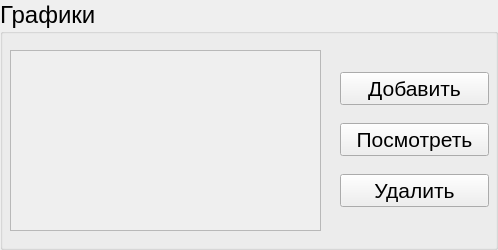
        <widget class="QGroupBox" name="groupBoxSchedules">
         <property name="sizePolicy">
          <sizepolicy hsizetype="Preferred" vsizetype="Fixed">
           <horstretch>0</horstretch>
           <verstretch>0</verstretch>
          </sizepolicy>
         </property>
         <property name="minimumSize">
          <size>
           <width>400</width>
           <height>250</height>
          </size>
         </property>
         <property name="sizeIncrement">
          <size>
           <width>0</width>
           <height>400</height>
          </size>
         </property>
         <property name="font">
          <font>
           <pointsize>18</pointsize>
          </font>
         </property>
         <property name="title">
          <string>Графики</string>
         </property>
         <widget class="CustomListWidget" name="Schedules">
          <property name="geometry">
           <rect>
            <x>10</x>
            <y>50</y>
            <width>311</width>
            <height>181</height>
           </rect>
          </property>
          <property name="sizePolicy">
           <sizepolicy hsizetype="Preferred" vsizetype="MinimumExpanding">
            <horstretch>0</horstretch>
            <verstretch>0</verstretch>
           </sizepolicy>
          </property>
          <property name="styleSheet">
           <string notr="true"/>
          </property>
          <property name="frameShape">
           <enum>QFrame::StyledPanel</enum>
          </property>
          <property name="frameShadow">
           <enum>QFrame::Sunken</enum>
          </property>
          <property name="verticalScrollBarPolicy">
           <enum>Qt::ScrollBarAsNeeded</enum>
          </property>
          <property name="horizontalScrollBarPolicy">
           <enum>Qt::ScrollBarAsNeeded</enum>
          </property>
          <property name="widgetResizable">
           <bool>true</bool>
          </property>
          <property name="alignment">
           <set>Qt::AlignJustify|Qt::AlignTop</set>
          </property>
         </widget>
         <widget class="QWidget" name="layoutWidget_10">
          <property name="geometry">
           <rect>
            <x>340</x>
            <y>60</y>
            <width>149</width>
            <height>161</height>
           </rect>
          </property>
          <layout class="QVBoxLayout" name="verticalLayout_14">
           <item>
            <widget class="QPushButton" name="addSchedule">
             <property name="font">
              <font>
               <pointsize>16</pointsize>
              </font>
             </property>
             <property name="focusPolicy">
              <enum>Qt::NoFocus</enum>
             </property>
             <property name="text">
              <string>Добавить</string>
             </property>
            </widget>
           </item>
           <item>
            <widget class="QPushButton" name="viewSchedule">
             <property name="font">
              <font>
               <pointsize>16</pointsize>
              </font>
             </property>
             <property name="focusPolicy">
              <enum>Qt::NoFocus</enum>
             </property>
             <property name="text">
              <string>Посмотреть</string>
             </property>
            </widget>
           </item>
           <item>
            <widget class="QPushButton" name="removeSchedule">
             <property name="font">
              <font>
               <pointsize>16</pointsize>
              </font>
             </property>
             <property name="focusPolicy">
              <enum>Qt::NoFocus</enum>
             </property>
             <property name="text">
              <string>Удалить</string>
             </property>
            </widget>
           </item>
          </layout>
         </widget>
        </widget>
